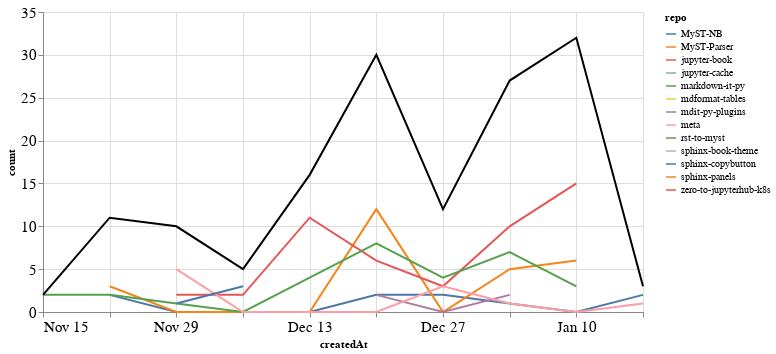

Write notebook code for a chart like this one.
### Markdown cell above
### Comments

### Code cell
comments_time = comments.groupby('repo').resample('W', on='createdAt').count()['author'].reset_index()
comments_time = comments_time.rename(columns={'author': 'count'})
comments_time_total = comments_time.groupby('createdAt').agg({"count": "sum"}).reset_index()
ch1 = alt.Chart(comments_time, width=600).mark_line().encode(
    x='createdAt',
    y='count',
    color='repo',
    tooltip="repo"
)

ch2 = alt.Chart(comments_time_total, width=600).mark_line(color="black").encode(
    x='createdAt',
    y='count',
)

ch1 + ch2

### Figure 1 — Vega-Lite specification as saved in the notebook (floating-point values rounded to 4 significant figures)
{"config": {"axisLeft": {"labelFontSize": 15}, "axisBottom": {"labelFontSize": 15}}, "layer": [{"data": {"name": "data-b96b205c1d60a4064bc423485dadc8e0"}, "mark": "line", "encoding": {"color": {"type": "nominal", "field": "repo"}, "tooltip": {"type": "nominal", "field": "repo"}, "x": {"type": "temporal", "field": "createdAt"}, "y": {"type": "quantitative", "field": "count"}}, "width": 600}, {"data": {"name": "data-b8310e5e07551021f6d85648d250b766"}, "mark": {"type": "line", "color": "black"}, "encoding": {"x": {"type": "temporal", "field": "createdAt"}, "y": {"type": "quantitative", "field": "count"}}, "width": 600}], "$schema": "https://vega.github.io/schema/vega-lite/v4.8.1.json", "datasets": {"data-b96b205c1d60a4064bc423485dadc8e0": [{"repo": "MyST-NB", "createdAt": "2020-11-22T00:00:00", "count": 2}, {"repo": "MyST-NB", "createdAt": "2020-11-29T00:00:00", "count": 0}, {"repo": "MyST-NB", "createdAt": "2020-12-06T00:00:00", "count": 0}, {"repo": "MyST-NB", "createdAt": "2020-12-13T00:00:00", "count": 0}, {"repo": "MyST-NB", "createdAt": "2020-12-20T00:00:00", "count": 2}, {"repo": "MyST-NB", "createdAt": "2020-12-27T00:00:00", "count": 2}, {"repo": "MyST-NB", "createdAt": "2021-01-03T00:00:00", "count": 1}, {"repo": "MyST-NB", "createdAt": "2021-01-10T00:00:00", "count": 0}, {"repo": "MyST-NB", "createdAt": "2021-01-17T00:00:00", "count": 2}, {"repo": "MyST-Parser", "createdAt": "2020-11-22T00:00:00", "count": 3}, {"repo": "MyST-Parser", "createdAt": "2020-11-29T00:00:00", "count": 0}, {"repo": "MyST-Parser", "createdAt": "2020-12-06T00:00:00", "count": 0}, {"repo": "MyST-Parser", "createdAt": "2020-12-13T00:00:00", "count": 0}, {"repo": "MyST-Parser", "createdAt": "2020-12-20T00:00:00", "count": 12}, {"repo": "MyST-Parser", "createdAt": "2020-12-27T00:00:00", "count": 0}, {"repo": "MyST-Parser", "createdAt": "2021-01-03T00:00:00", "count": 5}, {"repo": "MyST-Parser", "createdAt": "2021-01-10T00:00:00", "count": 6}, {"repo": "jupyter-book", "createdAt": "2020-11-29T00:00:00", "count": 2}, {"repo": "jupyter-book", "createdAt": "2020-12-06T00:00:00", "count": 2}, {"repo": "jupyter-book", "createdAt": "2020-12-13T00:00:00", "count": 11}, {"repo": "jupyter-book", "createdAt": "2020-12-20T00:00:00", "count": 6}, {"repo": "jupyter-book", "createdAt": "2020-12-27T00:00:00", "count": 3}, {"repo": "jupyter-book", "createdAt": "2021-01-03T00:00:00", "count": 10}, {"repo": "jupyter-book", "createdAt": "2021-01-10T00:00:00", "count": 15}, {"repo": "jupyter-cache", "createdAt": "2020-11-22T00:00:00", "count": 1}, {"repo": "markdown-it-py", "createdAt": "2020-11-15T00:00:00", "count": 2}, {"repo": "markdown-it-py", "createdAt": "2020-11-22T00:00:00", "count": 2}, {"repo": "markdown-it-py", "createdAt": "2020-11-29T00:00:00", "count": 1}, {"repo": "markdown-it-py", "createdAt": "2020-12-06T00:00:00", "count": 0}, {"repo": "markdown-it-py", "createdAt": "2020-12-13T00:00:00", "count": 4}, {"repo": "markdown-it-py", "createdAt": "2020-12-20T00:00:00", "count": 8}, {"repo": "markdown-it-py", "createdAt": "2020-12-27T00:00:00", "count": 4}, {"repo": "markdown-it-py", "createdAt": "2021-01-03T00:00:00", "count": 7}, {"repo": "markdown-it-py", "createdAt": "2021-01-10T00:00:00", "count": 3}, {"repo": "mdformat-tables", "createdAt": "2020-12-13T00:00:00", "count": 1}, {"repo": "mdit-py-plugins", "createdAt": "2020-12-20T00:00:00", "count": 2}, {"repo": "mdit-py-plugins", "createdAt": "2020-12-27T00:00:00", "count": 0}, {"repo": "mdit-py-plugins", "createdAt": "2021-01-03T00:00:00", "count": 2}, {"repo": "meta", "createdAt": "2020-11-29T00:00:00", "count": 5}, {"repo": "meta", "createdAt": "2020-12-06T00:00:00", "count": 0}, {"repo": "meta", "createdAt": "2020-12-13T00:00:00", "count": 0}, {"repo": "meta", "createdAt": "2020-12-20T00:00:00", "count": 0}, {"repo": "meta", "createdAt": "2020-12-27T00:00:00", "count": 3}, {"repo": "meta", "createdAt": "2021-01-03T00:00:00", "count": 1}, {"repo": "meta", "createdAt": "2021-01-10T00:00:00", "count": 0}, {"repo": "meta", "createdAt": "2021-01-17T00:00:00", "count": 1}, {"repo": "rst-to-myst", "createdAt": "2021-01-10T00:00:00", "count": 8}, {"repo": "sphinx-book-theme", "createdAt": "2020-11-22T00:00:00", "count": 3}, {"repo": "sphinx-copybutton", "createdAt": "2020-11-29T00:00:00", "count": 1}, {"repo": "sphinx-copybutton", "createdAt": "2020-12-06T00:00:00", "count": 3}, {"repo": "sphinx-panels", "createdAt": "2020-11-29T00:00:00", "count": 1}, {"repo": "zero-to-jupyterhub-k8s", "createdAt": "2021-01-03T00:00:00", "count": 1}], "data-b8310e5e07551021f6d85648d250b766": [{"createdAt": "2020-11-15T00:00:00", "count": 2}, {"createdAt": "2020-11-22T00:00:00", "count": 11}, {"createdAt": "2020-11-29T00:00:00", "count": 10}, {"createdAt": "2020-12-06T00:00:00", "count": 5}, {"createdAt": "2020-12-13T00:00:00", "count": 16}, {"createdAt": "2020-12-20T00:00:00", "count": 30}, {"createdAt": "2020-12-27T00:00:00", "count": 12}, {"createdAt": "2021-01-03T00:00:00", "count": 27}, {"createdAt": "2021-01-10T00:00:00", "count": 32}, {"createdAt": "2021-01-17T00:00:00", "count": 3}]}}
